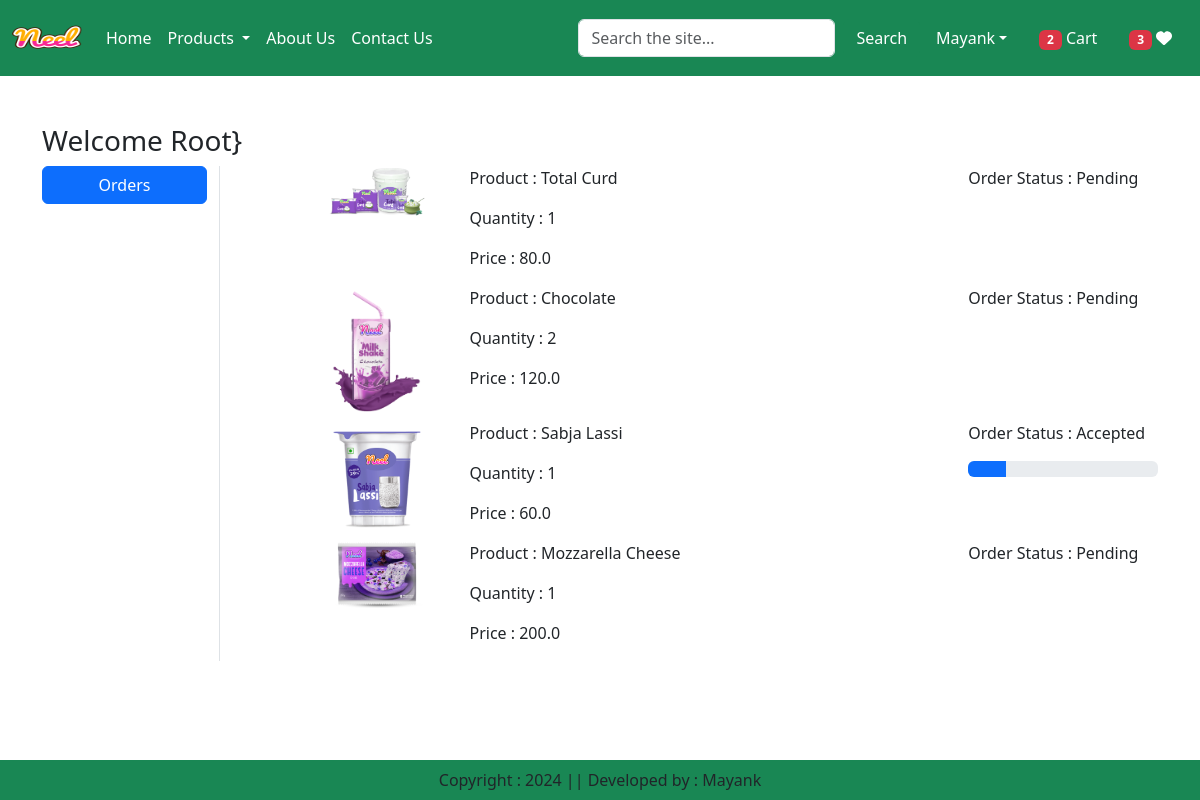
Screenshot of /orders/ (signed in) with the database file from the repository.
### app/models.py (models this page shows, shortened)
class OrderPlaced(models.Model):
    user = models.ForeignKey(User, on_delete=models.CASCADE)
    customer = models.ForeignKey(Customer, on_delete=models.CASCADE)
    product = models.ForeignKey(Product, on_delete=models.CASCADE)
    quantity = models.PositiveIntegerField(default=1)
    ordered_date = models.DateTimeField(auto_now_add=True)
    status = models.CharField(
        max_length=50, choices=STATUS_CHOICES, default="Pending")
    payment = models.ForeignKey(Payment, on_delete=models.CASCADE, default="")
    @property
    def total_cost(self):
        return self.quantity * self.product.discounted_price

class Product(models.Model):
    title = models.CharField(max_length=100)
    selling_price = models.FloatField()
    discounted_price = models.FloatField()
    description = models.TextField()
    composition = models.TextField(default='')
    prodapp = models.TextField(default='')
    category = models.CharField(choices=CATEGORY_CHOICES, max_length=2)
    product_image = models.ImageField(upload_to='product')

### app/views.py (the view)
# urls.py: path('orders/', views.orders, name='orders'),
@login_required
def orders(request):
    totalitem = 0
    wishitem = 0
    if request.user.is_authenticated:
        totalitem = len(Cart.objects.filter(user=request.user))
        wishitem = len(Wishlist.objects.filter(user=request.user))
    order_placed = OrderPlaced.objects.filter(user=request.user)
    return render(request, 'app/orders.html', locals())

### app/templates/app/orders.html (shortened to what this page needs)
{% extends "app/base.html" %}
{% load static %}
{% block main-content %}
<div class="container my-5">
    <div class="row">
        <h3>Welcome <span class="text-capitalize">{{request.user}}}</span></h3>
        <div class="col-sm-2 border-end">
            <ul class="list-unstyled">
                <li class="d-grid"><a href="{% url 'orders' %}" class="btn btn-primary">Orders</a></li>
            </ul>
        </div>
        <div class="col-sm-9 offset-sm-1">
            {% for op in order_placed %}
            <div class="row">
                <div class="col-sm-2">
                    <img src="{{op.product.product_image.url}}" class="img-fluid" width="100" height="100" />
                </div>
                <div class="col-sm-7">
                    <p>Product : {{op.product.title}}</p>
                    <p>Quantity : {{op.quantity}}</p>
                    <p>Price : {{op.total_cost}}</p>
                </div>
                <div class="col-sm 3">
                    <p>Order Status : {{op.status}} </p>
                    {% if op.status == 'Accepted' %}
                    <div class="progress">
                        <div class="progress-bar" role="progressbar" style="width: 20%" aria-valuenow="20" aria-valuemin="0" aria-valuemax="100"></div>
                    </div>
                    {% endif %}
                </div>
            </div>
            {% endfor %}
        </div>
    </div>
</div>
{% endblock main-content %}

### app/templates/app/base.html (shortened to what this page needs)
<!DOCTYPE html>
{% load static %}
<html lang="en">
  <head>
    <link
      href="https://cdn.jsdelivr.net/npm/bootstrap@5.3.3/dist/css/bootstrap.min.css"
      rel="stylesheet"
    />
    <link rel="stylesheet" href="{% static 'app/css/owl.carousel.min.css' %}" />
    <link rel="stylesheet" href="{% static 'app/css/all.min.css' %}" />
    <link rel="stylesheet" href="{% static 'app/css/style.css' %}" />
  </head>
  <body>
    <nav class="navbar navbar-expand-lg navbar-dark bg-success">
      <div class="container-fluid">
        <a class="navbar-brand" href="{% url 'home' %}">
          <img src="{% static "app/images/neel.png" %}" width="70" height="50"
          />
        </a>
        <div class="collapse navbar-collapse" id="navbarSupportedContent">
          <ul class="navbar-nav me-auto mb-2 mb-lg-0">
            {% if request.user.is_authenticated %}
            <li class="nav-item">
              <a class="nav-link active" aria-current="page" href="/">Home</a>
            </li>
            <li class="nav-item dropdown">
              <a
                class="nav-link active dropdown-toggle"
                href="#"
                role="button"
                data-bs-toggle="dropdown"
                aria-expanded="false"
              >
                Products
              </a>
            </li>
            <li class="nav-item">
              <a class="nav-link text-white" href="{% url 'about' %}"
                >About Us</a
              >
            </li>
            <li class="nav-item">
              <a class="nav-link text-white" href="{% url 'contact' %}"
                >Contact Us</a
              >
            </li>
            {% endif %}
          </ul>
          <form class="d-flex" role="search" action="/search">
            <input
              class="form-control me-2"
              type="search"
              placeholder="Search the site..."
              name="search"
              aria-label="Search"
            />
            <button class="btn btn-success" type="submit">Search</button>
          </form>
        </div>
        <ul class="navbar-nav me-auto mb-2 mb-lg-0">
          {% if request.user.is_authenticated %}
          <li class="nav-item dropdown mx-2">
            <a
              class="nav-link dropdown-toggle text-white"
              href="#"
              id="profileDropdown"
              role="button"
              data-bs-toggle="dropdown"
              aria-expanded="false"
              >Mayank</a
            >
          </li>
          <li class="nav-item mx-2">
            <a class="nav-link text-white" href="{% url 'showcart' %}"
              ><span class="badge bg-danger"
                >{% if totalitem > 0 %} {{totalitem}} {% endif %}</span
              >
              Cart</a
            >
          </li>
          <li class="nav-item mx-2">
            <a class="nav-link text-white" href="{% url 'showwishlist' %}"
              ><span class="badge bg-danger"
                >{% if wishitem > 0 %} {{wishitem}} {% endif %}</span
              >
              <i class="fa fa-heart"></i
            ></a>
          </li>
          {% endif %}
        </ul>
      </div>
    </nav>
    {% block main-content %}{% endblock main-content %}
    <footer
      class="container-fluid bg-success fixed-bottom text-center p-2 mt-5"
    >
      Copyright : 2024 || Developed by : Mayank
    </footer>
  </body>
</html>

### rows the page displays
OrderPlaced: product.product_image (picture), product "Total Curd", quantity "1", total_cost "80.0", status "Pending"
OrderPlaced: product.product_image (picture), product "Chocolate", quantity "2", total_cost "120.0", status "Pending"
OrderPlaced: product.product_image (picture), product "Sabja Lassi", quantity "1", total_cost "60.0", status "Accepted"
OrderPlaced: product.product_image (picture), product "Mozzarella Cheese", quantity "1", total_cost "200.0", status "Pending"

### other values shown
{{ totalitem }} "2"
{{ wishitem }} "3"
{{ request.user }} "Root"
